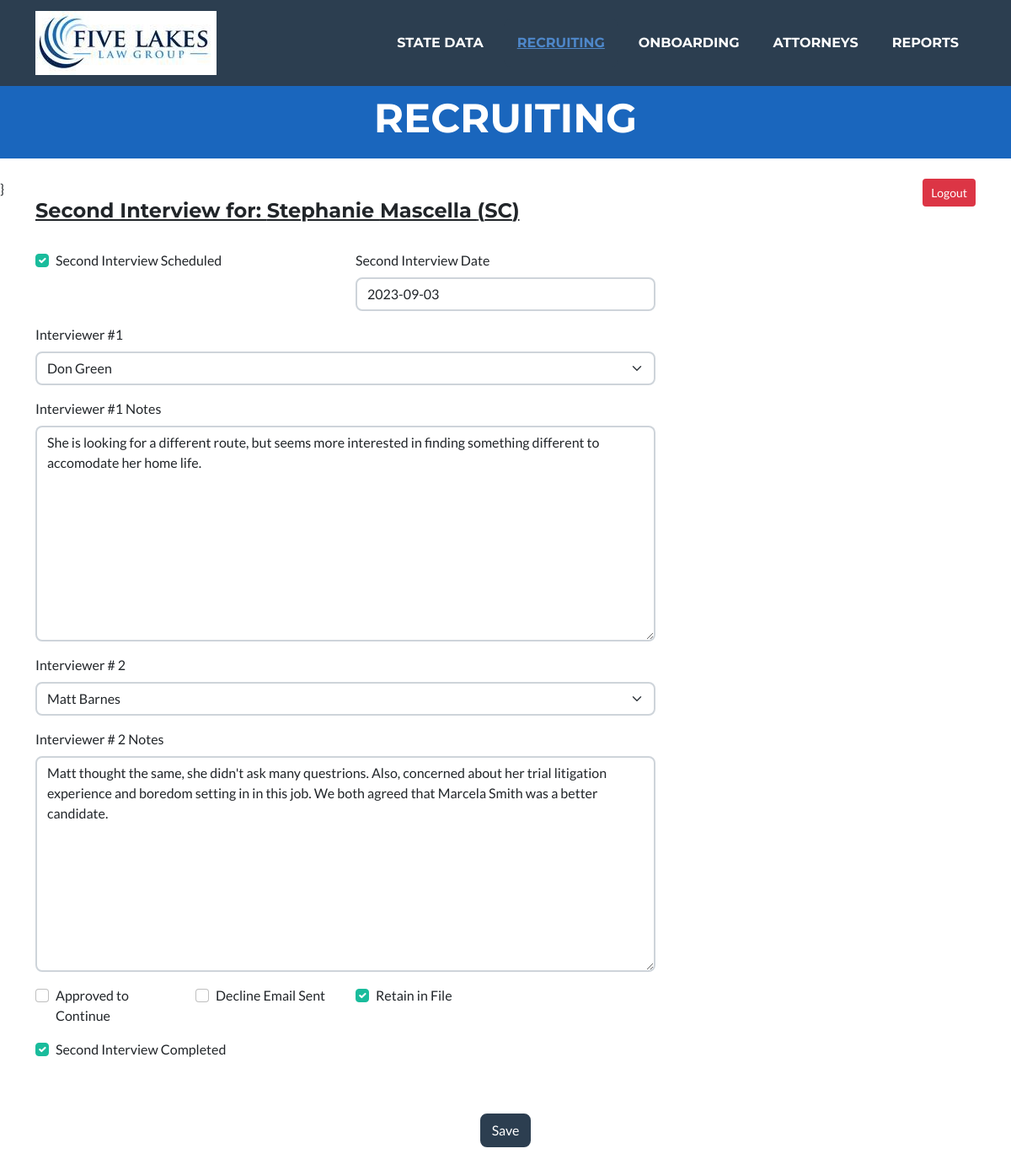
Page /recruiting/applicant_interview2/51/ (signed in) on the committed database.
### recruiting/models.py (models this page shows, shortened)
class Applicant(models.Model):
    class Meta:
        verbose_name = "Applicant"
        verbose_name_plural = "Applicants"
    states = State.objects.order_by('state_abbrev')
    STATE_CHOICES = []
    for state in states:
        each_state = (state.state_abbrev, state.state_abbrev)
        STATE_CHOICES.append(each_state)
    states_list = State.objects.all().order_by('manager')
    temp_list = []
    for state in states_list:
        temp_list.append(state.manager)
    manager_list = list(OrderedDict.fromkeys(temp_list))
    MANAGER_OPTIONS = []
    for manager in manager_list:
        each_manager = (manager, manager)
        MANAGER_OPTIONS.append(each_manager)
    EMPLOYMENT_OPTIONS = [
        ('Full-Time', 'Full-Time'),
        ('Part-Time', 'Part-Time'),
        ('Of Counsel', 'Of Counsel'),
        ('Floater', 'Floater'),
    ]
    SOURCE_OPTIONS = [
        ('Indeed', 'Indeed'),
        ('Linked In', 'Linked In'),
        ('Recruiter', 'Recruiter'),
        ('Employee Referral', 'Employee Referral'),
    ]
    FIRM_OPTIONS = [
        ('Huron Law Group', 'Huron Law Group'),
        ('Five Lakes Law Group', 'Five Lakes Law Group'),
    ]
    GENDER_CHOICES = [
        ('Male', 'Male'),
        ('Female', 'Female')
    ]
    STEP_CHOICES = [
        ('New Resume', 'New Resume'),
        ('Interview1', 'Interview1'),
        ('Interview2', 'Interview2'),
        ('Final', 'Final'),
        ('Open File', 'Open File')
    ]
    is_active = models.BooleanField("Is Active", default=True, blank=True, null=True)
    application_date = models.DateField("Application Date", blank=True, null=True)
    state_abbrev = models.CharField("State", max_length=25,
        choices = STATE_CHOICES, blank=False, null=True)
    position = models.CharField("Position", max_length=25,
        choices = EMPLOYMENT_OPTIONS, blank=True, null=False, default="Full-Time")
    salary = models.CharField("Salary", max_length=10, default = "80,000", blank=True, null=True)
    manager = models.CharField("Manager", max_length=50,
        choices = MANAGER_OPTIONS, blank=True, null=False, default="")
    step = models.CharField("Step", max_length=25,
        choices = STEP_CHOICES, default="New Resume", blank=False, null=True)
    source = models.CharField("Recruitment Source", max_length=25,
        choices = SOURCE_OPTIONS, blank=True, null=True)
    employee_referral_name = models.CharField("Referral Employee", max_length=100, blank=True, null=True)
    gender = models.CharField("Gender", max_length=10,
        choices = GENDER_CHOICES, blank=False, null=True)
    first_name = models.CharField("First Name", max_length=25, blank=False, null=False)
    middle_name = models.CharField("Middle Name", max_length=25, blank=True, null=False)
    last_name = models.CharField("Last Name", max_length=25, blank=False, null=False)
    phone = models.CharField("Phone Number", max_length=15, blank=True, null=True)
    email = models.EmailField("Email", max_length=254, blank=True, null=True)
    five_lakes_firm = models.BooleanField("Five Lakes Law Group", default=True)
    huron_firm = models.BooleanField("Huron Law Group", default=False)
    resume = models.FileField(upload_to='resumes/', blank=True, null=True)
    initial_notes = models.TextField("Notes", blank=True, null=True)

class Interview2_Model(models.Model):
    class Meta:
        verbose_name = "Second Interview"
        verbose_name_plural = "Second Interview"
    MANAGER_CHOICES = get_managers()
    applicant_id = models.IntegerField("Applicant id", blank=True, null=True)
    interview2_scheduled = models.BooleanField("Second Interview Scheduled", default=False)
    interview2_date = models.DateField("Second Interview Date", blank=True, null=True)
    interviewer2_manager1 = models.CharField("Interviewer #1", max_length=25,
        choices = MANAGER_CHOICES, blank=True, null=True)
    interview2_notes1 = models.TextField("Interviewer #1 Notes", blank=True, null=True)
    interviewer2_manager2 = models.CharField("Interviewer # 2", max_length=25,
        choices = MANAGER_CHOICES, blank=True, null=True)
    interview2_notes2 = models.TextField("Interviewer # 2 Notes", blank=True, null=True)
    interview2_completed = models.BooleanField("Second Interview Completed", default=False)
    approved_to_continue = models.BooleanField("Approved to Continue", default=False)
    decline_email_sent = models.BooleanField("Decline Email Sent", default=False)
    retain_in_file = models.BooleanField("Retain in File", default=False)

### recruiting/views.py (the view)
# urls.py: path('applicant_interview2/<pk>/', views.applicant_interview2, name="applicant_interview2"),
@login_required(login_url=reverse_lazy('login'))
def applicant_interview2(request, pk=None):
    context = {'title': 'Recruiting'}
    applicant = Applicant.objects.get(pk=pk)
    context.update({'applicant': applicant})
    applicant_interview = Interview2_Model.objects.get_or_create(applicant_id=pk)
    if request.method == "POST":
        form = Interview2_Form(request.POST, instance=applicant_interview[0])
        if form.is_valid():
            obj = form.save(commit=False)
            obj.applicant_id = pk
            applicant = Applicant.objects.get(pk=pk)
            if obj.interview2_completed == False:
                applicant.step = "Interview2"
            else:
                applicant.step = "Final"
            applicant.save()
            obj.save()
            return HttpResponseRedirect(reverse_lazy('applicant_detail', kwargs={'pk': pk}), context)
        else:
            print(form.errors)
            return HttpResponseRedirect(reverse_lazy('applicant_interview1', kwargs={'pk': pk}), context)
    else: #GET
        form = Interview2_Form(instance=applicant_interview[0])
        context.update({'interview2_form': form})
        return render(request, 'templates/recruiting/interview2.html', context)

### FiveLakes/templates/recruiting/interview2.html (shortened to what this page needs)
{% extends 'templates/index.html' %}
{% load crispy_forms_tags %}
{% load static %}
{% block menu %}
<div class="collapse navbar-collapse" id="navbarResponsive">
    <ul class="navbar-nav ms-auto">
        <li class="nav-item mx-0 mx-lg-1"><a class="nav-link py-3 px-0 px-lg-3 rounded" href="{% url 'states' %}">State Data</a></li>
        <li class="nav-item mx-0 mx-lg-1"><a class="nav-link py-3 px-0 px-lg-3 rounded active" href="{% url 'recruiting' %}">Recruiting</a></li>
        <li class="nav-item mx-0 mx-lg-1"><a class="nav-link py-3 px-0 px-lg-3 rounded" href="{% url 'onboarding' %}">Onboarding</a></li>
        <li class="nav-item mx-0 mx-lg-1"><a class="nav-link py-3 px-0 px-lg-3 rounded" href="{% url 'attorneys' %}">Attorneys</a></li>
        <li class="nav-item mx-0 mx-lg-1"><a class="nav-link py-3 px-0 px-lg-3 rounded" href="#reports">Reports</a></li>
    </ul>
</div>
{% endblock menu %}
{% block header %}
<header class="masthead bg-primary text-white text-center">
    <div class="container d-flex align-items-center flex-column">
        <h4 class="masthead-heading text-uppercase mb-0">Recruiting</h4>
    </div>
</header>
{% endblock header %}
{% block content %}}
    <div class="container">
        <h4><u>Second Interview for: {{applicant.first_name }} {{ applicant.last_name}} ({{ applicant.state_abbrev }})</u></h4>
    <br>
    </div>
    <div class="container">
      <form method="post">
        <div class="form-selection">
            {% crispy interview2_form %}
        </div>
        <br><br>
        <div style="text-align: center">
            <button type="submit" class="btn btn-secondary">Save</button>
        </div>
      </form>
    <br><br>
{% endblock content %}

### rows in the picture
Applicant: first_name "Stephanie", last_name "Mascella", state_abbrev "SC"
Interview2_Model: interview2_scheduled "☑", interview2_date "2023-09-03", interviewer2_manager1 "Don Green", interview2_notes1 "She is looking for a different route, but seems more interested in finding something different to accomodate her home life.", interviewer2_manager2 "Matt Barnes", interview2_notes2 "Matt thought the same, she didn't ask many questrions. Also, concerned about her trial litigation experience and boredom setting in in this job. We both agreed that Marcela Smith was a better candidate.", retain_in_file "☑", interview2_completed "☑"
